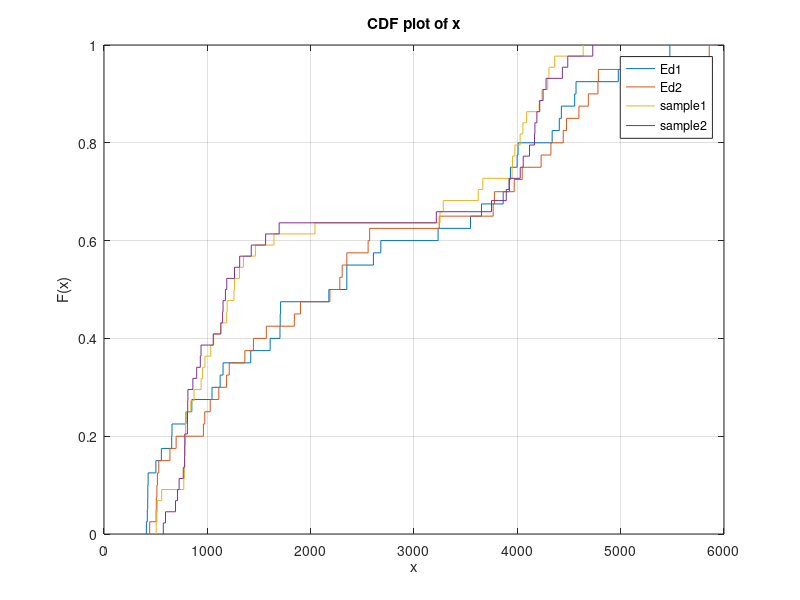
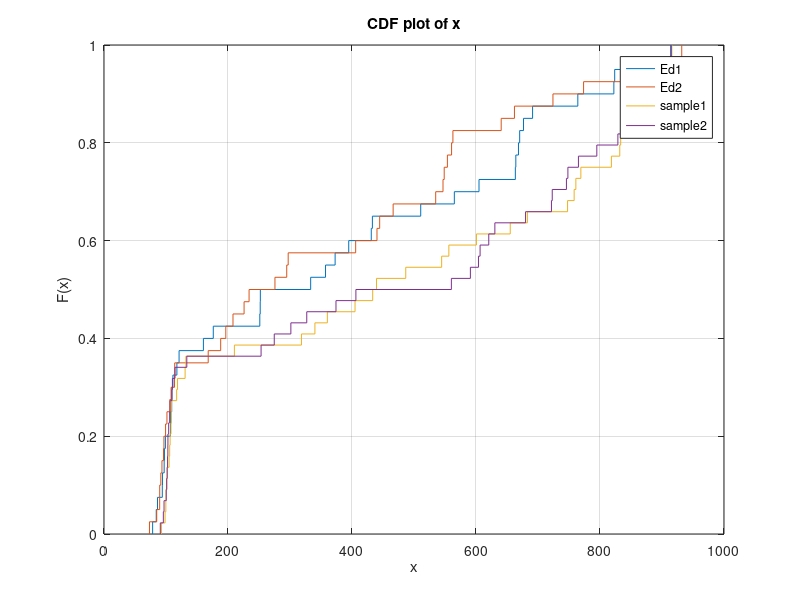

MATLAB code to generate these figures, in order:
% data sets
Ed1_bandwidth = [1703,2607,1124,793,658,555,1608,850,655,1420,2350,1152,1705,3933,3233,3923,3653,3998,5097,1045,5476,3547,423,424,410,502,419,427,3863,4007,2176,2679,4977,4555,4406,2350,4426,4568,1709,4337];
Ed2_bandwidth = [1446,2571,1571,962,698,1028,1363,638,1212,1186,2350,975,2186,4325,3244,4687,3778,4476,4047,1111,5857,2556,517,512,504,530,506,442,3970,3766,1842,2282,5051,4780,4596,2305,4444,4784,1901,4230];
sample1_bandwidth = [772,1187,954,1645,1061,515,1033,1129,512,505,1465,780,783,1263,2042,3252,778,786,940,4306,4294,3283,3953,1349,1192,3622,3666,1311,1258,3949,4211,789,977,4054,3976,4361,4637,794,871,840,4239,4090,558,4027];
sample2_bandwidth = [1425,1175,812,810,574,767,1152,939,595,1313,897,1131,932,1057,1695,3750,808,782,780,4278,4217,4166,4170,1564,1148,4488,3216,1188,1263,3893,3920,727,711,4118,4436,4189,4730,807,860,781,4249,4057,692,4028];

Ed1_time = [252.16,823.70,764.22,357.29,431.07,510.84,176.25,333.33,432.88,604.84,913.99,372.77,251.95,109.20,664.23,109.47,117.57,107.44,84.26,822.35,78.43,121.09,670.44,668.49,691.27,565.05,676.63,663.46,111.17,107.18,394.72,160.32,86.30,94.28,97.48,913.95,97.04,94.03,251.29,99.02];
Ed2_time = [297.06,835.17,546.77,294.72,405.91,275.72,208.04,444.63,233.99,724.11,913.89,440.29,196.45,99.31,662.01,91.64,113.69,95.96,106.12,773.52,73.33,168.07,548.72,553.87,562.75,534.99,560.61,640.62,108.20,114.06,466.34,188.20,85.03,89.85,93.45,931.85,96.65,89.78,225.93,101.53];
sample1_time = [556.23,600.70,747.68,433.38,404.90,833.36,831.87,761.05,839.23,850.98,486.68,914.08,910.55,340.18,210.30,132.08,915.88,906.56,758.30,99.74,100.03,130.82,108.66,318.45,360.25,118.59,117.16,655.22,682.90,108.76,102.00,544.61,439.56,105.94,108.03,98.48,92.63,897.82,818.37,848.37,101.32,105.02,769.12,106.65];
sample2_time = [301.39,606.59,878.18,880.71,748.21,560.27,745.85,914.96,721.69,327.03,794.87,630.42,765.20,406.28,253.35,114.55,882.21,912.26,913.51,100.39,101.86,103.10,103.00,274.60,374.15,95.69,133.57,722.97,679.94,110.32,109.56,590.94,603.98,104.30,96.83,102.54,90.81,882.99,828.82,913.35,101.09,105.87,620.59,106.62];

figure(1) %画图就只有下面一行
y1=cdfplot(Ed1_bandwidth); %变量必须是vector，一维数组
hold on
y2=cdfplot(Ed2_bandwidth);
hold on
y3 = cdfplot(sample1_bandwidth);
hold on
y4 = cdfplot(sample2_bandwidth);
% set(y1,'LineWidth',1.5,'color','g');
% set(y2,'LineWidth',1.5,'color','b');
legend('Ed1','Ed2','sample1','sample2');

figure(2)
y5 = cdfplot(Ed1_time);
hold on
y6 = cdfplot(Ed2_time);
hold on
y7 = cdfplot(sample1_time);
hold on
y8 = cdfplot(sample2_time);
hold on
legend('Ed1','Ed2','sample1','sample2');
